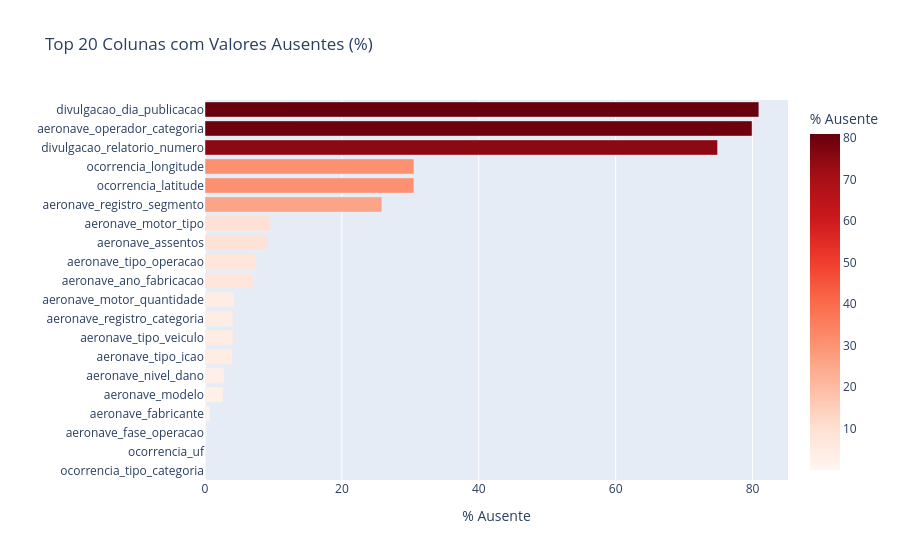

Notebook code cell kept with this figure:
### Markdown cell above
### 3.2 — Análise de Valores Ausentes

O marcador `***` deve ser convertido para `NaN` antes de qualquer processamento. A proporção de ausentes varia entre variáveis: parte é estrutural — dados de investigação formal ausentes em ocorrências leves — e parte reflete falha de registro. A distinção é metodologicamente relevante: no primeiro caso, a ausência carrega informação implícita sobre a severidade do evento.

### Code cell
df.replace(['***', '', 'NULL'], np.nan, inplace=True)

missing = (df.isnull().sum() / len(df) * 100).sort_values(ascending=False)
missing_df = missing[missing > 0].reset_index()
missing_df.columns = ['coluna', 'pct_ausente']

fig = px.bar(
    missing_df.head(20),
    x='pct_ausente', y='coluna',
    orientation='h',
    title='Top 20 Colunas com Valores Ausentes (%)',
    labels={'pct_ausente': '% Ausente', 'coluna': ''},
    color='pct_ausente',
    color_continuous_scale='Reds'
)
fig.update_layout(yaxis=dict(autorange='reversed'))
fig.show()

print(f'\nColunas com >50% ausentes: {(missing > 50).sum()}')
print(f'Colunas sem ausentes:      {(missing == 0).sum()}')

### Figure 1 — Plotly figure (JSON) as saved in the notebook; plotly's stock layout.template omitted (floating-point values rounded to 4 significant figures)
{"data": [{"hovertemplate": "% Ausente=%{marker.color}<br>=%{y}<extra></extra>", "legendgroup": "", "marker": {"color": [80.92, 79.93, 74.89, 30.52, 30.52, 25.85, 9.526, 9.029, 7.436, 7.045, 4.263, 4.09, 4.09, 4.015, 2.804, 2.646, 0.7218, 0.2255, 0.1579, 0.05263], "coloraxis": "coloraxis", "pattern": {"shape": ""}}, "name": "", "orientation": "h", "showlegend": false, "textposition": "auto", "type": "bar", "x": [80.92, 79.93, 74.89, 30.52, 30.52, 25.85, 9.526, 9.029, 7.436, 7.045, 4.263, 4.09, 4.09, 4.015, 2.804, 2.646, 0.7218, 0.2255, 0.1579, 0.05263], "xaxis": "x", "y": ["divulgacao_dia_publicacao", "aeronave_operador_categoria", "divulgacao_relatorio_numero", "ocorrencia_longitude", "ocorrencia_latitude", "aeronave_registro_segmento", "aeronave_motor_tipo", "aeronave_assentos", "aeronave_tipo_operacao", "aeronave_ano_fabricacao", "aeronave_motor_quantidade", "aeronave_registro_categoria", "aeronave_tipo_veiculo", "aeronave_tipo_icao", "aeronave_nivel_dano", "aeronave_modelo", "aeronave_fabricante", "aeronave_fase_operacao", "ocorrencia_uf", "ocorrencia_tipo_categoria"], "yaxis": "y"}], "layout": {"barmode": "relative", "coloraxis": {"autocolorscale": false, "colorbar": {"title": {"text": "% Ausente"}}, "colorscale": [[0, "rgb(255,245,240)"], [0.125, "rgb(254,224,210)"], [0.25, "rgb(252,187,161)"], [0.375, "rgb(252,146,114)"], [0.5, "rgb(251,106,74)"], [0.625, "rgb(239,59,44)"], [0.75, "rgb(203,24,29)"], [0.875, "rgb(165,15,21)"], [1, "rgb(103,0,13)"]]}, "legend": {"tracegroupgap": 0}, "title": {"text": "Top 20 Colunas com Valores Ausentes (%)"}, "xaxis": {"anchor": "y", "domain": [0, 1], "title": {"text": "% Ausente"}}, "yaxis": {"anchor": "x", "autorange": "reversed", "domain": [0, 1], "title": {"text": ""}}}}
